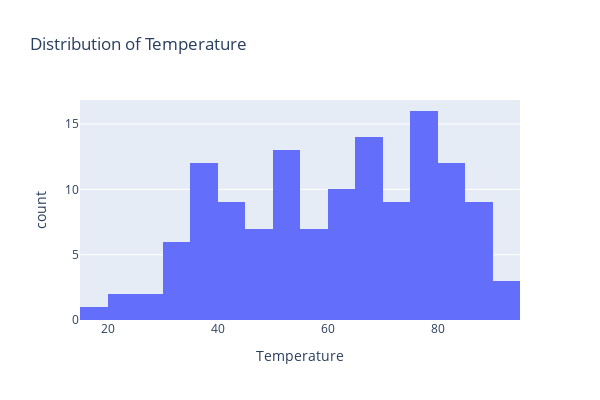
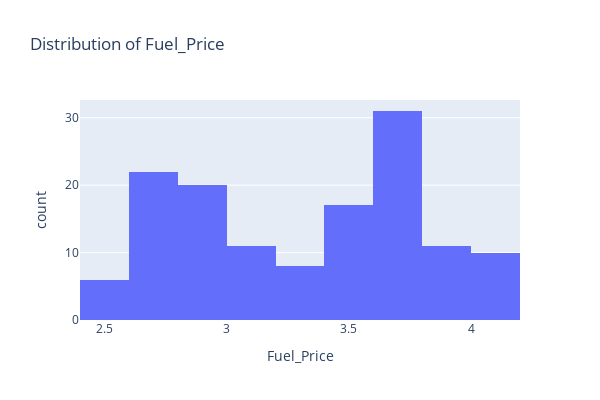
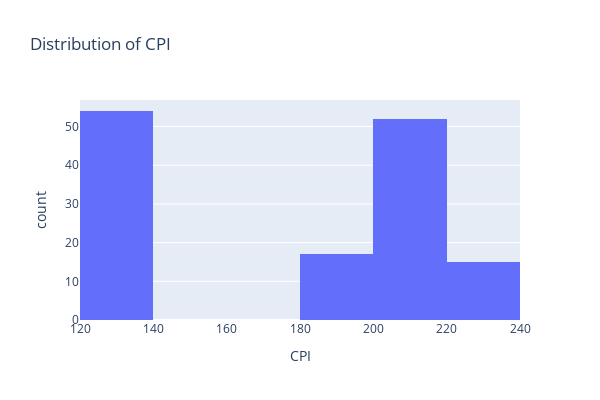
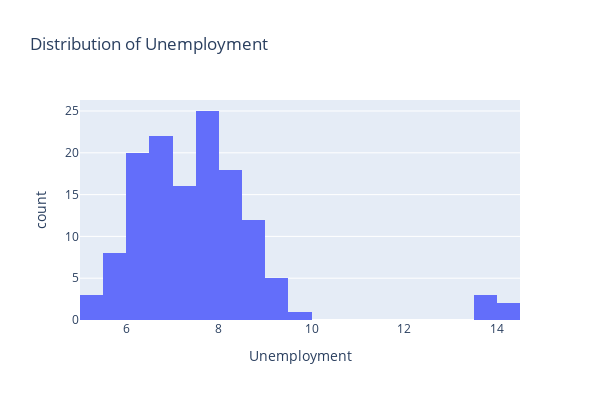

The code cell stored with these charts, in order, in its notebook:
### Code cell
# Univariate analysis
# Distribution of each numeric variable

numeric_features = ["Temperature","Fuel_Price","CPI","Unemployment"]
for feature in numeric_features:
    fig = px.histogram(dataset, x=feature, title=f'Distribution of {feature}')
    fig.update_layout(width=600, height=400)  # Modifiez les valeurs de width et height selon vos besoins
    fig.show()

### Figure 1 — Plotly figure (JSON) as saved in the notebook; plotly's stock layout.template omitted (floating-point values rounded to 4 significant figures; data arrays with more than 128 entries replaced by an {"elided": "..."} marker saying what was removed)
{"data": [{"alignmentgroup": "True", "bingroup": "x", "hovertemplate": "Temperature=%{x}<br>count=%{y}<extra></extra>", "legendgroup": "", "marker": {"color": "#636efa", "pattern": {"shape": ""}}, "name": "", "offsetgroup": "", "orientation": "v", "showlegend": false, "type": "histogram", "x": {"elided": "150 float values"}, "xaxis": "x", "yaxis": "y"}], "layout": {"barmode": "relative", "height": 400, "legend": {"tracegroupgap": 0}, "title": {"text": "Distribution of Temperature"}, "width": 600, "xaxis": {"anchor": "y", "domain": [0, 1], "title": {"text": "Temperature"}}, "yaxis": {"anchor": "x", "domain": [0, 1], "title": {"text": "count"}}}}

### Figure 2 — Plotly figure (JSON) as saved in the notebook; plotly's stock layout.template omitted (floating-point values rounded to 4 significant figures; data arrays with more than 128 entries replaced by an {"elided": "..."} marker saying what was removed)
{"data": [{"alignmentgroup": "True", "bingroup": "x", "hovertemplate": "Fuel_Price=%{x}<br>count=%{y}<extra></extra>", "legendgroup": "", "marker": {"color": "#636efa", "pattern": {"shape": ""}}, "name": "", "offsetgroup": "", "orientation": "v", "showlegend": false, "type": "histogram", "x": {"elided": "150 float values"}, "xaxis": "x", "yaxis": "y"}], "layout": {"barmode": "relative", "height": 400, "legend": {"tracegroupgap": 0}, "title": {"text": "Distribution of Fuel_Price"}, "width": 600, "xaxis": {"anchor": "y", "domain": [0, 1], "title": {"text": "Fuel_Price"}}, "yaxis": {"anchor": "x", "domain": [0, 1], "title": {"text": "count"}}}}

### Figure 3 — Plotly figure (JSON) as saved in the notebook; plotly's stock layout.template omitted (floating-point values rounded to 4 significant figures; data arrays with more than 128 entries replaced by an {"elided": "..."} marker saying what was removed)
{"data": [{"alignmentgroup": "True", "bingroup": "x", "hovertemplate": "CPI=%{x}<br>count=%{y}<extra></extra>", "legendgroup": "", "marker": {"color": "#636efa", "pattern": {"shape": ""}}, "name": "", "offsetgroup": "", "orientation": "v", "showlegend": false, "type": "histogram", "x": {"elided": "150 float values"}, "xaxis": "x", "yaxis": "y"}], "layout": {"barmode": "relative", "height": 400, "legend": {"tracegroupgap": 0}, "title": {"text": "Distribution of CPI"}, "width": 600, "xaxis": {"anchor": "y", "domain": [0, 1], "title": {"text": "CPI"}}, "yaxis": {"anchor": "x", "domain": [0, 1], "title": {"text": "count"}}}}

### Figure 4 — Plotly figure (JSON) as saved in the notebook; plotly's stock layout.template omitted (floating-point values rounded to 4 significant figures; data arrays with more than 128 entries replaced by an {"elided": "..."} marker saying what was removed)
{"data": [{"alignmentgroup": "True", "bingroup": "x", "hovertemplate": "Unemployment=%{x}<br>count=%{y}<extra></extra>", "legendgroup": "", "marker": {"color": "#636efa", "pattern": {"shape": ""}}, "name": "", "offsetgroup": "", "orientation": "v", "showlegend": false, "type": "histogram", "x": {"elided": "150 float values"}, "xaxis": "x", "yaxis": "y"}], "layout": {"barmode": "relative", "height": 400, "legend": {"tracegroupgap": 0}, "title": {"text": "Distribution of Unemployment"}, "width": 600, "xaxis": {"anchor": "y", "domain": [0, 1], "title": {"text": "Unemployment"}}, "yaxis": {"anchor": "x", "domain": [0, 1], "title": {"text": "count"}}}}
